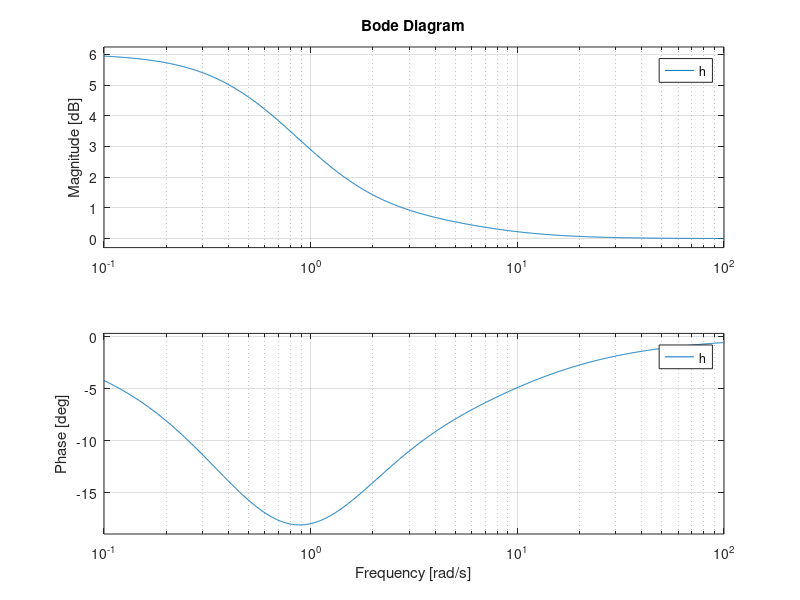
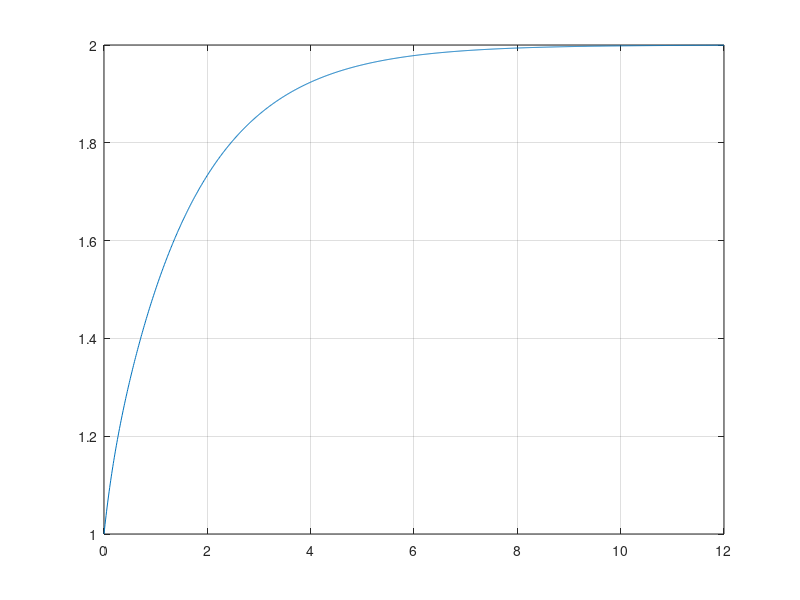

MATLAB code to generate these figures, in order: (Note: this script raises an error after producing the figures.)
close all;
clc;

[a,b,c,d] = tf2ss([1 8 8],[1 7 4]);
h = ss(a,b,c,d);
w = {0.1,100};
fprintf('DCGain = %d\n',dcgain(h));
figure(1)
bode(h,w);
grid on
t = 0:0.01:12;
y= step(h,t);
figure(2)
plot(t,y)
hold on
grid on
stepinfo(h)

[mag,ph]=bode(H,w);
maxi = max(mag);
y = db2mag(maxi)
